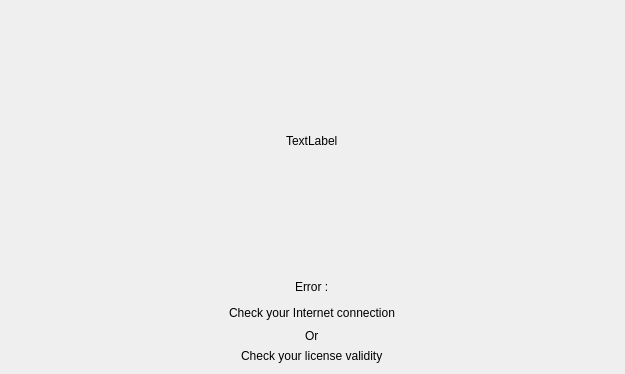
<?xml version="1.0" encoding="UTF-8"?>
<ui version="4.0">
 <class>expireDialog</class>
 <widget class="QDialog" name="expireDialog">
  <property name="geometry">
   <rect>
    <x>0</x>
    <y>0</y>
    <width>625</width>
    <height>374</height>
   </rect>
  </property>
  <property name="windowTitle">
   <string>Dialog</string>
  </property>
  <layout class="QVBoxLayout" name="verticalLayout">
   <item alignment="Qt::AlignHCenter">
    <widget class="QLabel" name="aboutImage">
     <property name="sizePolicy">
      <sizepolicy hsizetype="Preferred" vsizetype="Minimum">
       <horstretch>0</horstretch>
       <verstretch>0</verstretch>
      </sizepolicy>
     </property>
     <property name="text">
      <string>TextLabel</string>
     </property>
    </widget>
   </item>
   <item alignment="Qt::AlignHCenter">
    <widget class="QLabel" name="label_3">
     <property name="sizePolicy">
      <sizepolicy hsizetype="Preferred" vsizetype="Maximum">
       <horstretch>0</horstretch>
       <verstretch>0</verstretch>
      </sizepolicy>
     </property>
     <property name="minimumSize">
      <size>
       <width>0</width>
       <height>10</height>
      </size>
     </property>
     <property name="maximumSize">
      <size>
       <width>16777215</width>
       <height>20</height>
      </size>
     </property>
     <property name="text">
      <string>Error :</string>
     </property>
    </widget>
   </item>
   <item alignment="Qt::AlignHCenter">
    <widget class="QLabel" name="expireInfo">
     <property name="sizePolicy">
      <sizepolicy hsizetype="Preferred" vsizetype="Maximum">
       <horstretch>0</horstretch>
       <verstretch>0</verstretch>
      </sizepolicy>
     </property>
     <property name="minimumSize">
      <size>
       <width>0</width>
       <height>10</height>
      </size>
     </property>
     <property name="maximumSize">
      <size>
       <width>16777215</width>
       <height>20</height>
      </size>
     </property>
     <property name="text">
      <string>Check your Internet connection</string>
     </property>
    </widget>
   </item>
   <item alignment="Qt::AlignHCenter">
    <widget class="QLabel" name="label">
     <property name="sizePolicy">
      <sizepolicy hsizetype="Preferred" vsizetype="Maximum">
       <horstretch>0</horstretch>
       <verstretch>0</verstretch>
      </sizepolicy>
     </property>
     <property name="minimumSize">
      <size>
       <width>0</width>
       <height>10</height>
      </size>
     </property>
     <property name="text">
      <string>Or</string>
     </property>
    </widget>
   </item>
   <item alignment="Qt::AlignHCenter">
    <widget class="QLabel" name="label_2">
     <property name="sizePolicy">
      <sizepolicy hsizetype="Preferred" vsizetype="Maximum">
       <horstretch>0</horstretch>
       <verstretch>0</verstretch>
      </sizepolicy>
     </property>
     <property name="minimumSize">
      <size>
       <width>0</width>
       <height>10</height>
      </size>
     </property>
     <property name="text">
      <string>Check your license validity</string>
     </property>
    </widget>
   </item>
  </layout>
 </widget>
 <resources/>
 <connections/>
</ui>
